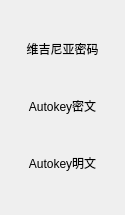
          <widget class="QWidget" name="duobiaotidai">
           <property name="geometry">
            <rect>
             <x>0</x>
             <y>0</y>
             <width>125</width>
             <height>215</height>
            </rect>
           </property>
           <attribute name="label">
            <string>多表替代密码</string>
           </attribute>
           <layout class="QVBoxLayout" name="verticalLayout_5">
            <item>
             <widget class="QPushButton" name="weijiniya">
              <property name="text">
               <string>维吉尼亚密码</string>
              </property>
              <property name="default">
               <bool>true</bool>
              </property>
              <property name="flat">
               <bool>true</bool>
              </property>
             </widget>
            </item>
            <item>
             <widget class="QPushButton" name="autokeymi">
              <property name="text">
               <string>Autokey密文</string>
              </property>
              <property name="flat">
               <bool>true</bool>
              </property>
             </widget>
            </item>
            <item>
             <widget class="QPushButton" name="autokeyming">
              <property name="text">
               <string>Autokey明文</string>
              </property>
              <property name="flat">
               <bool>true</bool>
              </property>
             </widget>
            </item>
           </layout>
          </widget>
